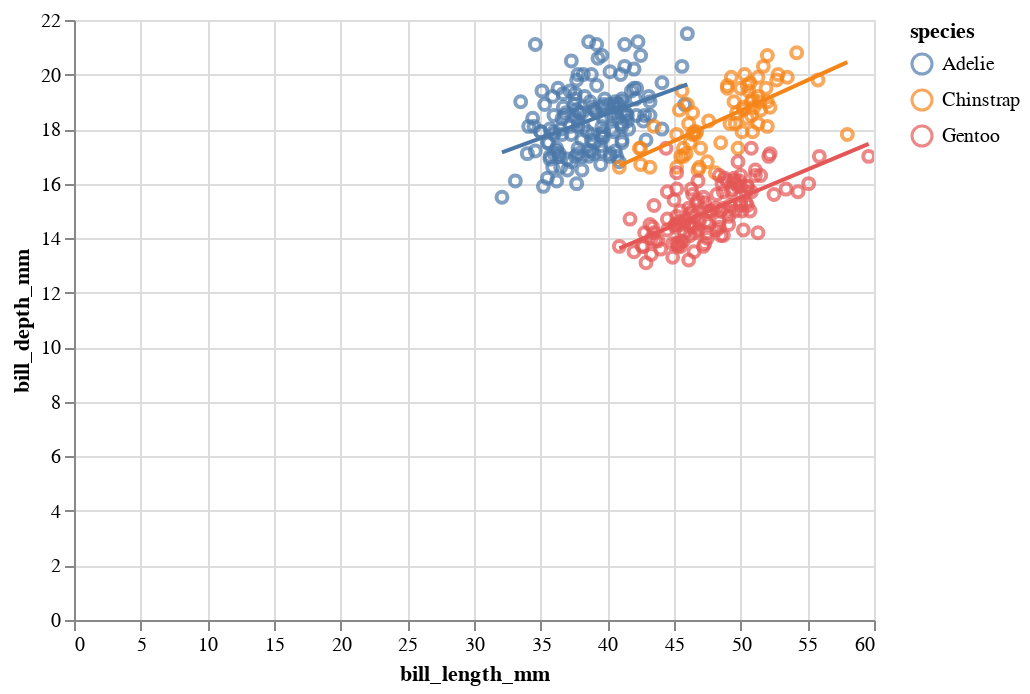

The notebook cell saved with this chart:
### Code cell
chart = (
    alt.Chart(df)
    .mark_point()
    .encode(x="bill_length_mm", y="bill_depth_mm", color="species:N")
)

(
    chart
    + chart.transform_regression("bill_length_mm", "bill_depth_mm", groupby=["species"])
    .mark_line()
    .interactive()
)

### Figure 1 — Vega-Lite specification as saved in the notebook (floating-point values rounded to 4 significant figures; data arrays with more than 128 entries replaced by an {"elided": "..."} marker saying what was removed)
{"config": {"view": {"continuousWidth": 400, "continuousHeight": 300}}, "layer": [{"mark": "point", "encoding": {"color": {"type": "nominal", "field": "species"}, "x": {"type": "quantitative", "field": "bill_length_mm"}, "y": {"type": "quantitative", "field": "bill_depth_mm"}}}, {"mark": "line", "encoding": {"color": {"type": "nominal", "field": "species"}, "x": {"type": "quantitative", "field": "bill_length_mm"}, "y": {"type": "quantitative", "field": "bill_depth_mm"}}, "selection": {"selector003": {"type": "interval", "bind": "scales", "encodings": ["x", "y"]}}, "transform": [{"on": "bill_length_mm", "regression": "bill_depth_mm", "groupby": ["species"]}]}], "data": {"name": "data-6503fb4fbd21ca2400956d2086879525"}, "$schema": "https://vega.github.io/schema/vega-lite/v4.8.1.json", "datasets": {"data-6503fb4fbd21ca2400956d2086879525": {"elided": "344 records"}}}
